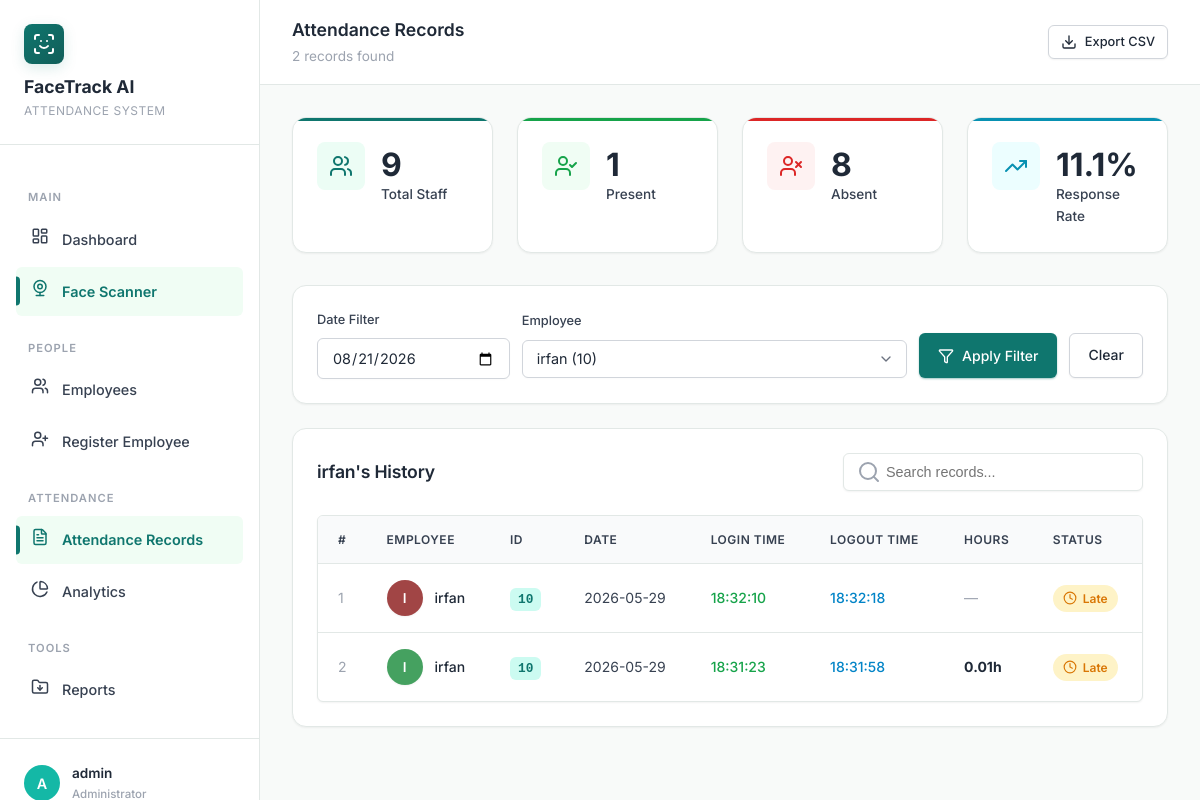
Screenshot of /admin/attendance?employee_id=10 (signed in) with the database file from the repository.
### tables this page shows
CREATE TABLE attendance (
            id INTEGER PRIMARY KEY AUTOINCREMENT,
            employee_id TEXT NOT NULL,
            name TEXT NOT NULL,
            login_time TEXT,
            logout_time TEXT,
            date TEXT NOT NULL,
            working_hours REAL DEFAULT 0.0,
            status TEXT DEFAULT 'Present',
            late_arrival INTEGER DEFAULT 0,
            FOREIGN KEY (employee_id) REFERENCES employees(employee_id)
        );

### app.py (the view)
@app.route('/admin/attendance')
@login_required
def attendance_page():
    today = date.today().strftime('%Y-%m-%d')
    selected_date = request.args.get('date', today)
    selected_employee = request.args.get('employee_id', '')
    if selected_employee:
        records = get_employee_attendance(selected_employee)
    else:
        records = get_today_attendance(selected_date)
    stats = get_attendance_stats(selected_date)
    employees = get_all_employees()
    return render_template('attendance.html',
                           records=records,
                           stats=stats,
                           employees=employees,
                           selected_date=selected_date,
                           selected_employee=selected_employee,
                           today=today)

### app.py (called while the page is built)
def login_required(f):
    @wraps(f)
    def decorated(*args, **kwargs):
        if 'admin_logged_in' not in session:
            flash('Please login first.', 'warning')
            return redirect(url_for('admin_login'))
        return f(*args, **kwargs)
    return decorated

### utils/db_manager.py (called while the page is built)
def get_db_connection():
    if config.USE_POSTGRES:
        conn = psycopg2.connect(config.DATABASE_URL)
        conn.autocommit = False
        return conn
    else:
        os.makedirs(config.DATABASE_DIR, exist_ok=True)
        conn = sqlite3.connect(config.DATABASE_PATH)
        conn.row_factory = sqlite3.Row
        conn.execute("PRAGMA journal_mode=WAL")
        conn.execute("PRAGMA foreign_keys=ON")
        return conn

def _cursor(conn):
    if config.USE_POSTGRES:
        return conn.cursor(cursor_factory=psycopg2.extras.RealDictCursor)
    return conn.cursor()

def _one(cursor):
    row = cursor.fetchone()
    if row is None:
        return None
    return dict(row)

def _all(cursor):
    return [dict(r) for r in cursor.fetchall()]

def get_all_employees():
    conn = get_db_connection()
    cur  = _cursor(conn)
    cur.execute("SELECT * FROM employees WHERE is_active=1 ORDER BY name")
    rows = _all(cur)
    cur.close(); conn.close()
    return rows

def get_employee_attendance(employee_id):
    ph   = '%s' if config.USE_POSTGRES else '?'
    conn = get_db_connection()
    cur  = _cursor(conn)
    cur.execute(
        f"SELECT * FROM attendance "
        f"WHERE employee_id={ph} ORDER BY date DESC, login_time DESC",
        (employee_id,)
    )
    rows = _all(cur)
    cur.close(); conn.close()
    return rows

### templates/attendance.html (shortened to what this page needs)
{% extends 'base.html' %}
{% block body %}
<div class="admin-layout">
    {% include 'partials/sidebar.html' %}
    <div class="main-content">
        <div class="topbar">
            <div>
                <div class="topbar-title">Attendance Records</div>
                <div style="font-size:0.85rem;color:var(--text-muted);margin-top:2px;">{{ records|length }} records
                    found</div>
            </div>
            <div class="topbar-right">
                <a href="{{ url_for('export_attendance', start_date=selected_date, end_date=selected_date) }}"
                    class="btn btn-outline btn-sm">
                    <i data-lucide="download" style="width:16px;height:16px;"></i> Export CSV
                </a>
            </div>
        </div>
        <div class="page-content">
            <div class="stat-grid" style="grid-template-columns:repeat(4,1fr);">
                <div class="stat-card primary animate-in">
                    <div class="stat-icon primary"><i data-lucide="users"></i></div>
                    <div class="stat-content">
                        <div class="stat-value">{{ stats.total_employees }}</div>
                        <div class="stat-label">Total Staff</div>
                    </div>
                </div>
                <div class="stat-card success animate-in">
                    <div class="stat-icon success"><i data-lucide="user-check"></i></div>
                    <div class="stat-content">
                        <div class="stat-value">{{ stats.present_today }}</div>
                        <div class="stat-label">Present</div>
                    </div>
                </div>
                <div class="stat-card danger animate-in">
                    <div class="stat-icon danger"><i data-lucide="user-x"></i></div>
                    <div class="stat-content">
                        <div class="stat-value">{{ stats.absent_today }}</div>
                        <div class="stat-label">Absent</div>
                    </div>
                </div>
                <div class="stat-card info animate-in">
                    <div class="stat-icon info"><i data-lucide="trending-up"></i></div>
                    <div class="stat-content">
                        <div class="stat-value">{{ stats.attendance_rate }}%</div>
                        <div class="stat-label">Response Rate</div>
                    </div>
                </div>
            </div>
            <div class="card animate-in mb-3">
                <form method="GET" class="d-flex gap-12 flex-wrap align-center">
                    <div class="form-group" style="margin:0;flex:1;min-width:180px;">
                        <label class="form-label"
                            style="text-transform:none;font-size:0.8rem;color:var(--text-secondary);">Date
                            Filter</label>
                        <input type="date" name="date" class="form-control" value="{{ selected_date }}">
                    </div>
                    <div class="form-group" style="margin:0;flex:2;min-width:240px;">
                        <label class="form-label"
                            style="text-transform:none;font-size:0.8rem;color:var(--text-secondary);">Employee</label>
                        <select name="employee_id" class="form-control">
                            {% for emp in employees %}
                            <option value="{{ emp.employee_id }}" {{ 'selected' if selected_employee==emp.employee_id
                                }}>
                                {{ emp.name }} ({{ emp.employee_id }})
                            </option>
                            {% endfor %}
                        </select>
                    </div>
                    <div style="margin-top:22px;display:flex;gap:12px;">
                        <button type="submit" class="btn btn-primary">
                            <i data-lucide="filter" style="width:16px;height:16px;"></i> Apply Filter
                        </button>
                        <a href="{{ url_for('attendance_page') }}" class="btn btn-outline">Clear</a>
                    </div>
                </form>
            </div>
            <div class="card animate-in">
                <div class="card-header">
                    <div class="card-title">
                        {% if selected_employee %}
                        {{ employees|selectattr('employee_id', 'equalto', selected_employee)|map(attribute='name')|first
                        }}'s History
                        {% else %}
                        Attendance — {{ selected_date }}
                        {% endif %}
                    </div>
                    <div class="search-input" style="max-width:300px;">
                        <i data-lucide="search" class="search-icon"></i>
                        <input type="text" placeholder="Search records..." data-search-table="attendanceTable">
                    </div>
                </div>
                {% if records %}
                <div class="table-wrapper">
                    <table id="attendanceTable">
                        <thead>
                            <tr>
                                <th style="width:40px;">#</th>
                                <th>Employee</th>
                                <th>ID</th>
                                <th>Date</th>
                                <th>Login Time</th>
                                <th>Logout Time</th>
                                <th>Hours</th>
                                <th>Status</th>
                            </tr>
                        </thead>
                        <tbody>
                            {% for rec in records %}
                            <tr class="animate-in">
                                <td style="color:var(--text-muted);">{{ loop.index }}</td>
                                <td>
                                    <div class="emp-name-cell">
                                        <div class="emp-avatar" data-color="{{ loop.index0 }}">{{ rec.name[0].upper() }}
                                        </div>
                                        <span class="td-primary">{{ rec.name }}</span>
                                    </div>
                                </td>
                                <td><code
                                        style="color:var(--primary);background:#CCFBF1;padding:4px 8px;border-radius:6px;font-size:0.8rem;font-weight:600;">{{ rec.employee_id }}</code>
                                </td>
                                <td style="color:var(--text-secondary);">{{ rec.date }}</td>
                                <td>
                                    {% if rec.login_time %}
                                    <span style="color:#16A34A;font-weight:500;">{{ rec.login_time }}</span>
                                    {% else %}<span style="color:var(--text-muted);">—</span>{% endif %}
                                </td>
                                <td>
                                    {% if rec.logout_time %}
                                    <span style="color:#0284C7;font-weight:500;">{{ rec.logout_time }}</span>
                                    {% else %}<span style="color:var(--text-muted);">—</span>{% endif %}
                                </td>
                                <td>
                                    {% if rec.working_hours and rec.working_hours > 0 %}
                                    <strong style="color:var(--text-primary);">{{ rec.working_hours }}h</strong>
                                    {% else %}<span style="color:var(--text-muted);">—</span>{% endif %}
                                </td>
                                <td>
                                    {% if rec.status == 'Present' %}
                                    <span class="badge badge-success"><i data-lucide="check-circle"
                                            style="width:14px;height:14px;"></i> Present</span>
                                    {% elif rec.status == 'Late' %}
                                    <span class="badge badge-warning"><i data-lucide="clock"
                                            style="width:14px;height:14px;"></i> Late</span>
                                    {% else %}
                                    <span class="badge badge-info">{{ rec.status }}</span>
                                    {% endif %}
                                </td>
                            </tr>
                            {% endfor %}
                        </tbody>
                    </table>
                </div>
                {% else %}
                <div class="empty-state">
                    <i data-lucide="file-x" class="empty-icon"></i>
                    <p>No attendance records found for the selected filters.</p>
                </div>
                {% endif %}
            </div>
        </div>
    </div>
</div>
{% endblock %}

### rows the page displays
attendance: name "I", name "irfan", employee_id "10", date "2026-05-29", login_time "18:32:10", logout_time "18:32:18", status "Late" (drawn)
attendance: name "I", name "irfan", employee_id "10", date "2026-05-29", login_time "18:31:23", logout_time "18:31:58", working_hours "0.01", status "Late" (drawn)

### other values shown
{{ session.get('admin_username', 'A')[0].upper() }} "A"
{{ session.get('admin_username', 'Admin') }} "admin"
{{ records|length }} "2"
{{ stats.total_employees }} "9"
{{ stats.present_today }} "1"
{{ stats.absent_today }} "8"
{{ stats.attendance_rate }} "11.1"
form field employee_id "irfan (10)"
